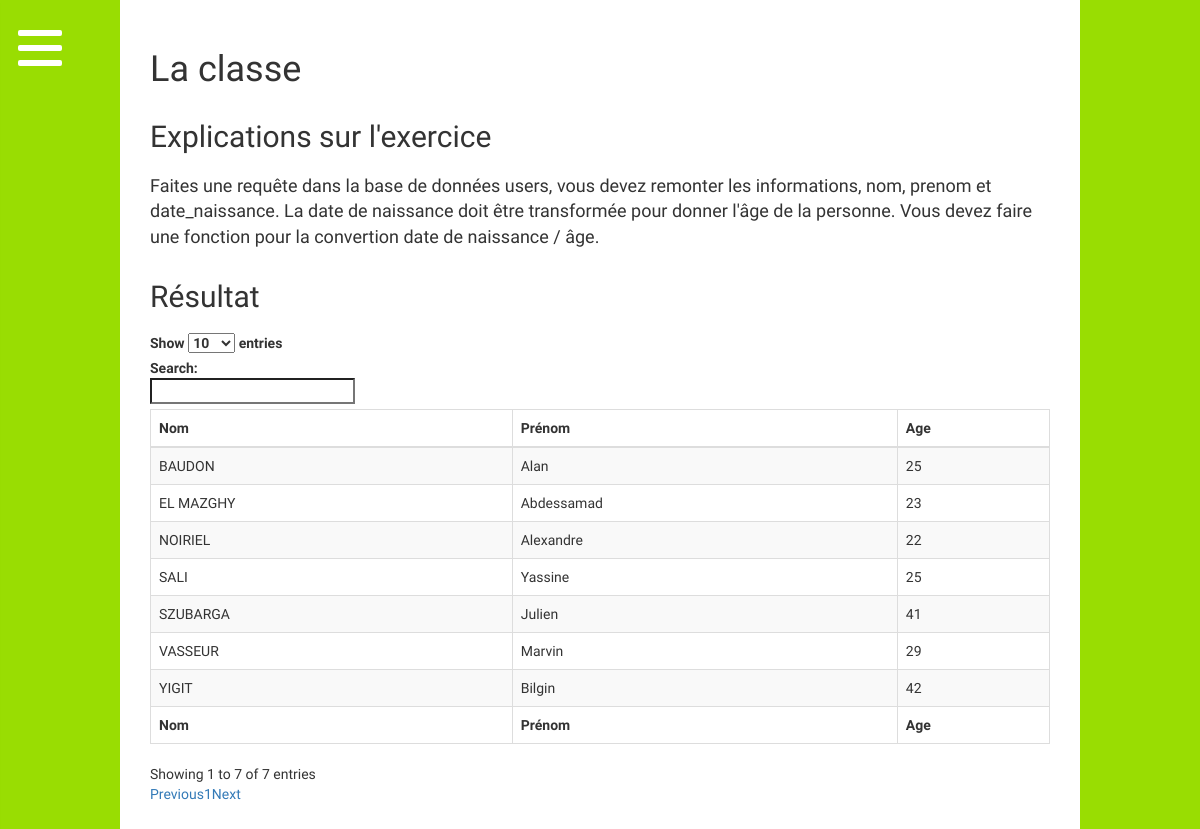
The page /classe/index.php on the database its author committed.
### tables this page shows
CREATE TABLE `users` (
  `id` int(11) NOT NULL,
  `nom` varchar(100) NOT NULL,
  `prenom` varchar(100) NOT NULL,
  `date_naissance` date NOT NULL
);

### classe/index.php (the view, shortened to what this page needs)
<?php  include '../config.php'; ?>
<?php  include '../header.php'; ?>
<div class="general-content">
<h1>La classe</h1>
    <h2>Explications sur l'exercice</h2>
    <p>Faites une requête dans la base de données users, vous devez remonter les informations, nom, prenom et date_naissance. La date de naissance doit être transformée pour donner l'âge de la personne. Vous devez faire une fonction pour la convertion date de naissance / âge.
    </p>
<h2>Résultat</h2>
<table id="example" class="table table-striped table-bordered" cellspacing="0" width="100%">
        <thead>
            <tr>
                <th>Nom</th>
                <th>Prénom</th>
                <th>Age</th>
            </tr>
        </thead>
        <tfoot>
            <tr>
                <th>Nom</th>
                <th>Prénom</th>
                <th>Age</th>
            </tr>
        </tfoot>
        <tbody>
        <?php
        function calculeage($calculeage){
            $age=date_create($calculeage)->diff(date_create('today'))->y;
            return $age;
        }
        $eleve=$dbconnexion->query('SELECT nom,prenom,date_naissance FROM users');
        $resultat=$eleve->fetchAll();
        foreach ($resultat as $value){
            echo '<tr><td>'.$value[0].'</td><td>'.$value[1].'</td><td>'.calculeage($value[2]).'</td></tr>';
        }
        ?>
        </tbody>
    </table>
    </div>
<?php  include '../footer.php'; ?>

### header.php (shortened to what this page needs)
<!DOCTYPE html>
<html>
<head>
    <link rel="stylesheet" type="text/css" href="http://maxcdn.bootstrapcdn.com/bootstrap/3.3.6/css/bootstrap.min.css">
    <link rel="stylesheet" type="text/css" href="https://cdn.datatables.net/1.10.12/css/dataTables.bootstrap.min.css">
    <link rel="stylesheet" type="text/css" href="/css/menufullpage.css" rel="stylesheet" type="text/css">
</head>
<body>
<a href="#menu" class="menu-link">
    <span>toggle menu</span>
</a>

### footer.php (shortened to what this page needs)
</body>
</html>

### css/menufullpage.css (style rules this page uses)
html { height:100%; }
body { background-color:#99cc00; margin: 0 auto; font-family: 'Montserrat Alternates', sans-serif; margin:0; padding:0; background: url(/img/background.svg) no-repeat center fixed; -webkit-background-size: cover; background-size: cover; height:100%; }
.menu-link { z-index: 999; display: block; position: fixed; top: 0; left: 0; overflow: hidden; margin: 0; padding: 0; width: 80px; height: 80px; font-size: 0; text-indent: -9999px; -webkit-appearance: none; -moz-appearance: none; appearance: none; box-shadow: none; border-radius: none; border: none; cursor: pointer; -webkit-transition: background 0.3s; transition: background 0.3s; background-color: transparent; }
.menu-link span { display: block; position: absolute; top: 45px; left: 18px; right: 18px; height: 6px; border-radius: 2px; background: white; -webkit-transition: background 0 0.3s; transition: background 0 0.3s; }
.menu-link span::before, .menu-link span::after { position: absolute; display: block; left: 0; width: 100%; height: 6px; border-radius: 2px; background-color: #fff; content: ""; -webkit-transition-duration: 0.3s, 0.3s; transition-duration: 0.3s, 0.3s; -webkit-transition-delay: 0.3s, 0; transition-delay: 0.3s, 0; }
.menu-link span::before { top: -15px; -webkit-transition-property: top, -webkit-transform; transition-property: top, transform; }
.menu-link span::after { bottom: -15px; -webkit-transition-property: bottom, -webkit-transform; transition-property: bottom, transform; }
.general-content { width: 80%; margin: 0 auto; background-color: white; padding:30px; }
h1 { margin-bottom:30px; }
h2 { margin-top:30px; margin-bottom:20px; }
p { font-size:18px; }

### rows shown on the page
users: nom "BAUDON", prenom "Alan", date_naissance "25"
users: nom "EL MAZGHY", prenom "Abdessamad", date_naissance "23"
users: nom "NOIRIEL", prenom "Alexandre", date_naissance "22"
users: nom "SALI", prenom "Yassine", date_naissance "25"
users: nom "SZUBARGA", prenom "Julien", date_naissance "41"
users: nom "VASSEUR", prenom "Marvin", date_naissance "29"
users: nom "YIGIT", prenom "Bilgin", date_naissance "42"
